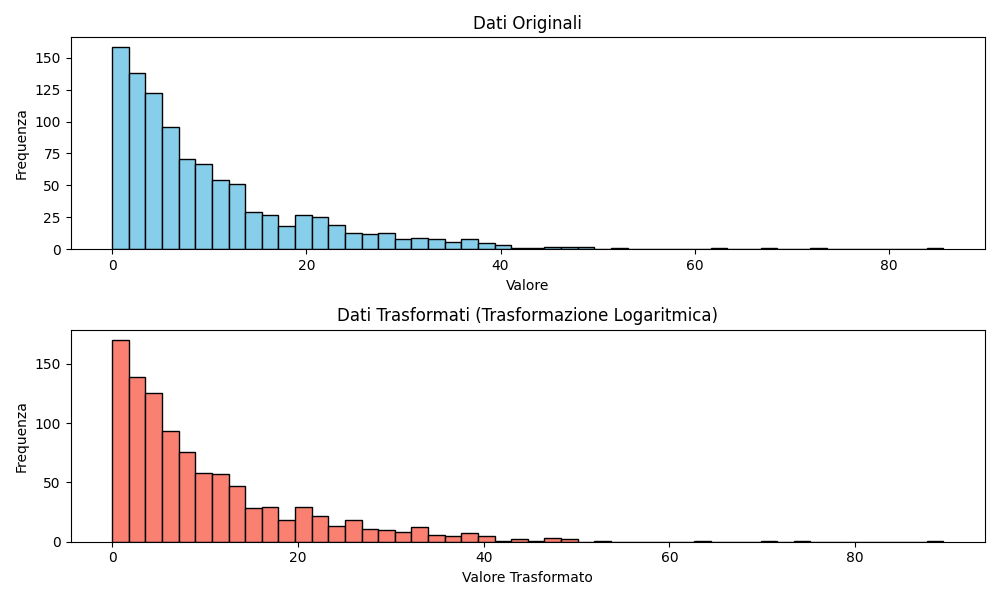

Here is the Python script that generated this plot:
import numpy as np
import matplotlib.pyplot as plt

# Definizione della funzione di trasformazione logaritmica
def log_transformation(data, L, H):
    # Applicazione della trasformazione logaritmica
    transformed_data = L - H * np.log((H - data) / (H - L))
    return transformed_data

# Generazione di dati casuali con coda pesante
np.random.seed(0)
data = np.random.exponential(scale=10, size=1000)  # Dati con distribuzione esponenziale (coda pesante)

# Parametri della trasformazione logaritmica
L = 0.1  # Limite inferiore
H = 1000  # Limite superiore (assumiamo un valore molto grande)

# Applicazione della trasformazione logaritmica ai dati
transformed_data = log_transformation(data, L, H)

# Plot dei dati originali e dei dati trasformati
plt.figure(figsize=(10, 6))

# Dati originali
plt.subplot(2, 1, 1)
plt.hist(data, bins=50, color='skyblue', edgecolor='black')
plt.title('Dati Originali')
plt.xlabel('Valore')
plt.ylabel('Frequenza')

# Dati trasformati
plt.subplot(2, 1, 2)
plt.hist(transformed_data, bins=50, color='salmon', edgecolor='black')
plt.title('Dati Trasformati (Trasformazione Logaritmica)')
plt.xlabel('Valore Trasformato')
plt.ylabel('Frequenza')

plt.tight_layout()
plt.show()
'''
Immaginiamo di avere due modi di guardare un mucchio di caramelle: da lontano e da vicino. La trasformazione logaritmica qui serve a illustrare come cambia la nostra percezione della distribuzione delle caramelle quando ci avviciniamo al limite superiore del mucchio, che potrebbe essere molto grande.

Grafico dei dati originali (Dati "da lontano"):

Questo grafico rappresenta la distribuzione delle caramelle quando le guardiamo da lontano, senza vedere il limite superiore del mucchio (H).
Le caramelle sono distribuite in base a una certa distribuzione, che possiamo assumere come una distribuzione uniforme o normale, rappresentata dall'istogramma.
L'asse delle ascisse (x) mostra i diversi tipi di caramelle o i loro valori.
L'asse delle ordinate (y) mostra quante caramelle di quel tipo sono presenti nel mucchio.
Grafico dei dati trasformati (Dati "da vicino"):

Questo grafico rappresenta la distribuzione delle caramelle quando ci avviciniamo al limite superiore del mucchio (H), utilizzando la trasformazione logaritmica.
La trasformazione logaritmica modifica la distribuzione originale delle caramelle in modo da farci vedere più chiaramente la coda estrema delle caramelle vicino al limite superiore.
L'asse delle ascisse (x) mostra i valori trasformati delle caramelle, che sono risultato della trasformazione logaritmica.
L'asse delle ordinate (y) mostra quante caramelle trasformate sono presenti in ciascun intervallo di valori trasformati.
'''
